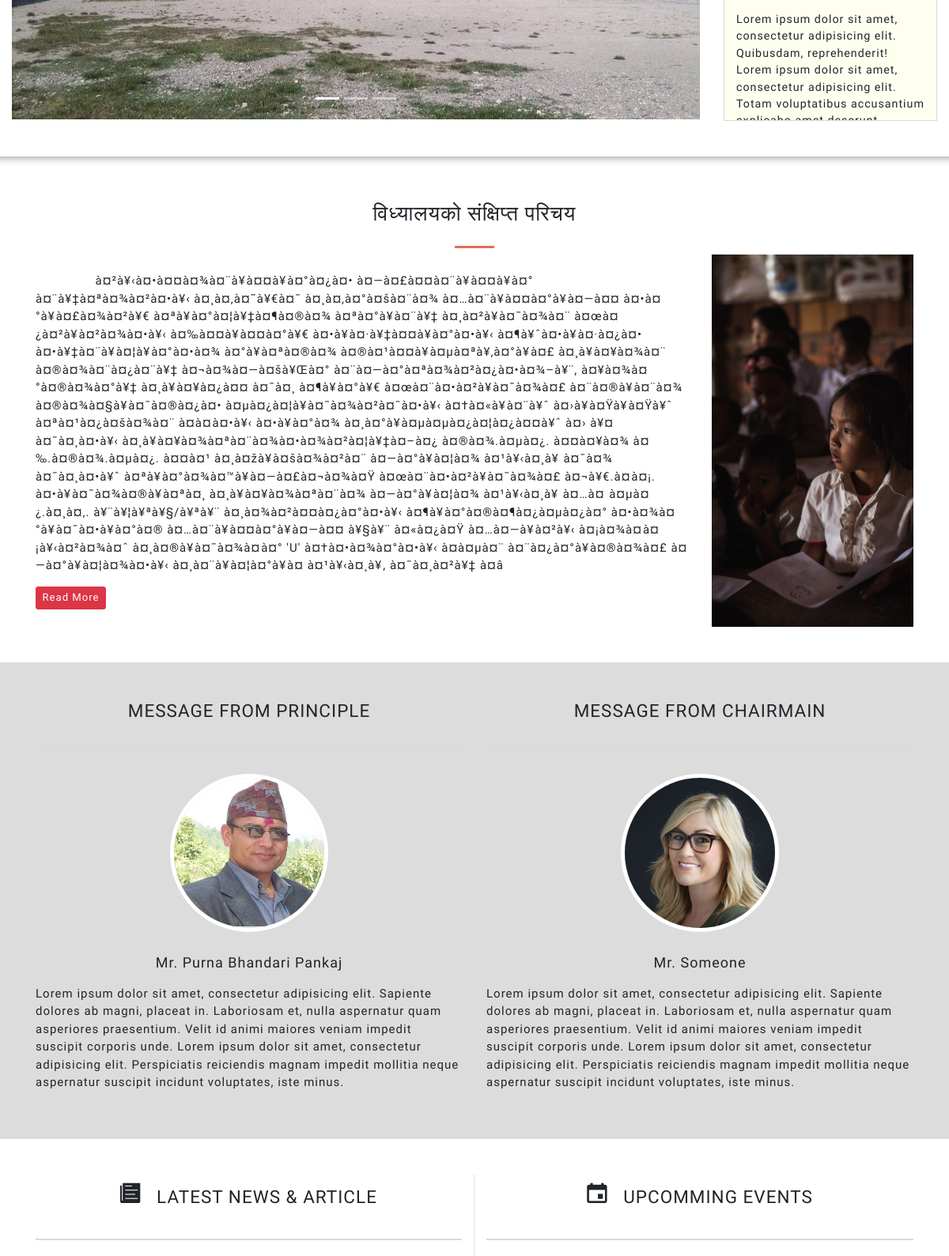
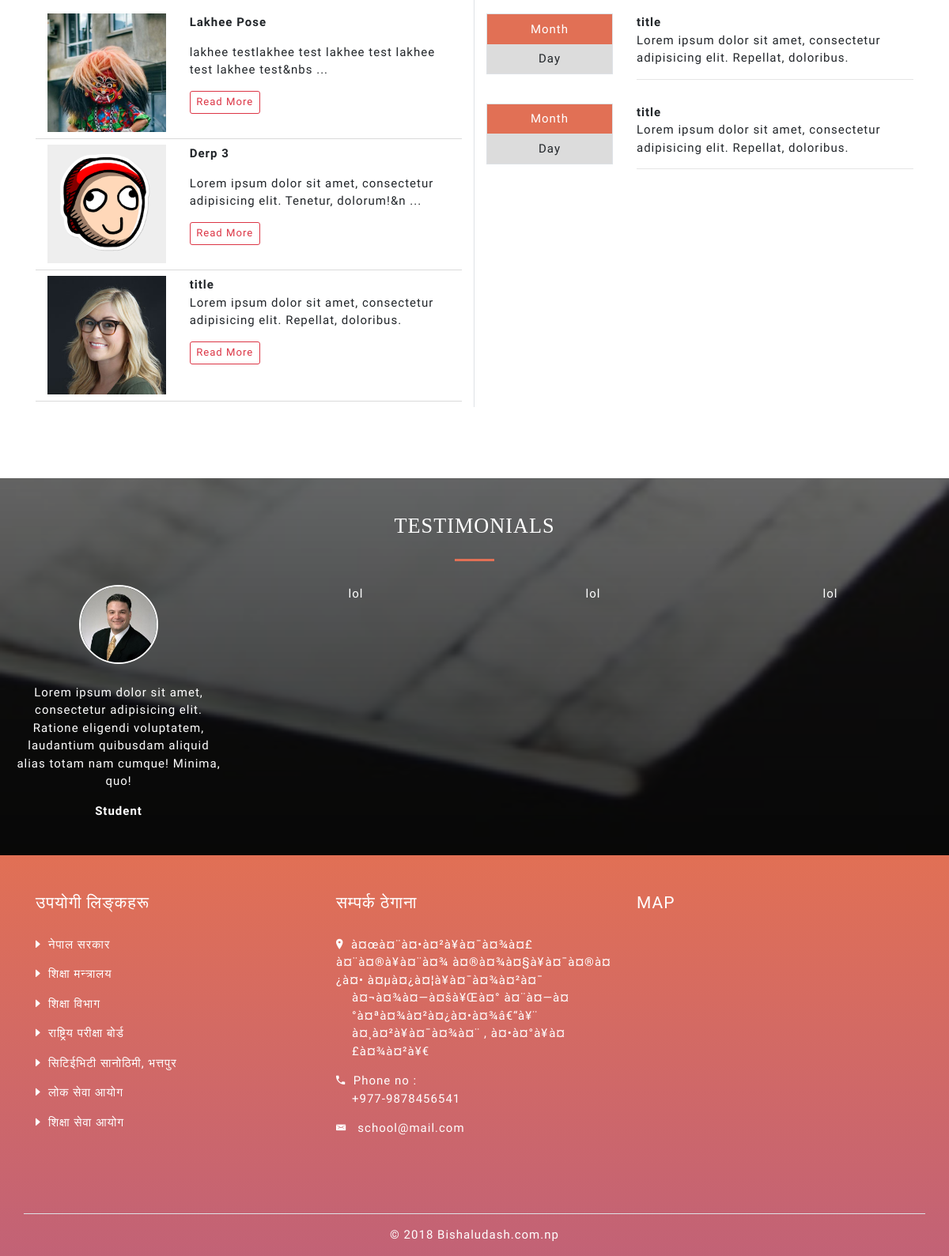
Before: / (lower part) with the older database file (2 pictures, top to bottom).
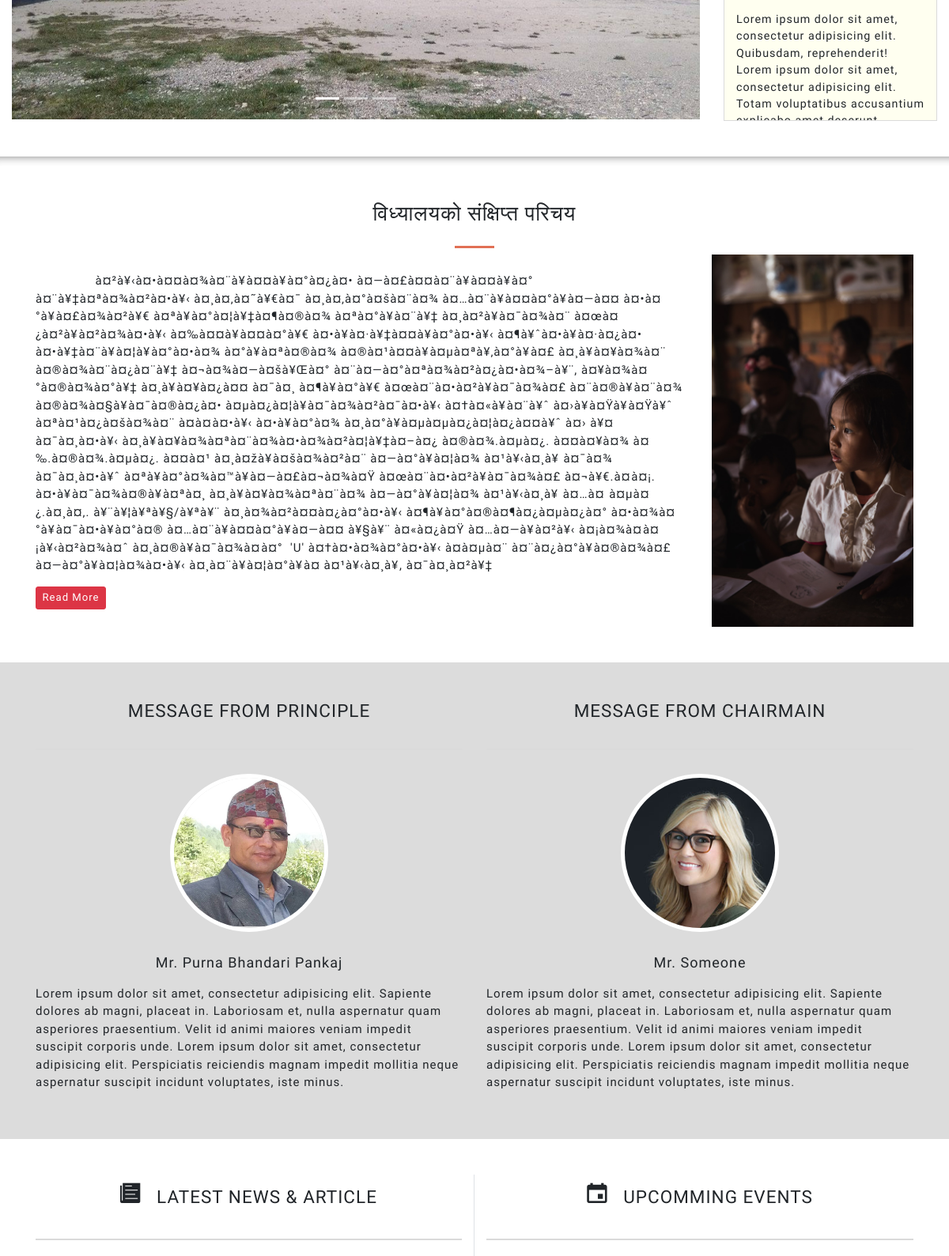
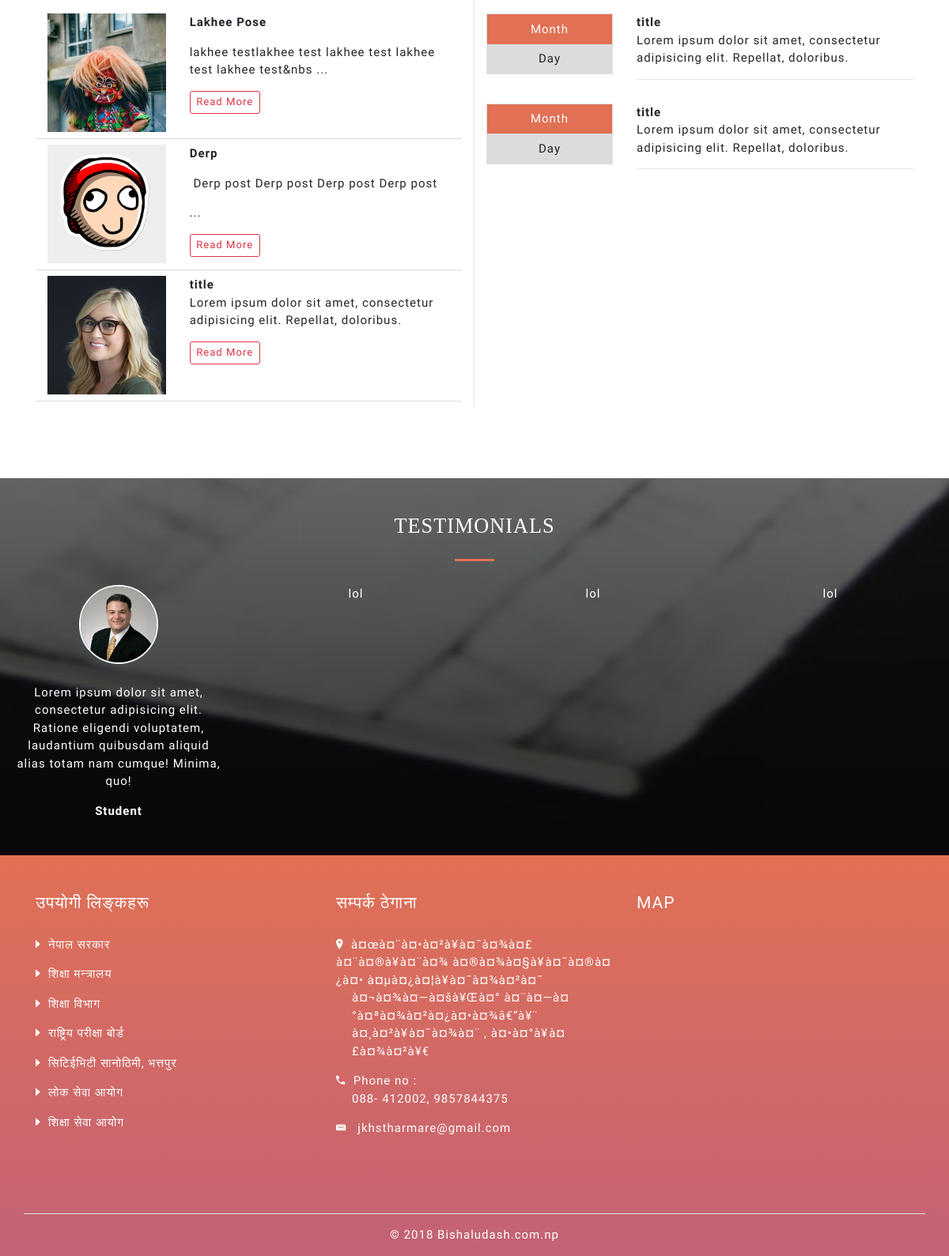
After: the same page with the newer database file (2 pictures, top to bottom).
### tables this page shows
CREATE TABLE `homepage` (
  `id` int(11) NOT NULL,
  `about_us` text NOT NULL,
  `facebook` varchar(255) NOT NULL,
  `twitter` varchar(255) NOT NULL,
  `youtube` varchar(255) NOT NULL,
  `school_name` varchar(255) NOT NULL,
  `address` varchar(255) NOT NULL,
  `ward` varchar(255) NOT NULL,
  `phone` varchar(255) NOT NULL,
  `email` varchar(255) NOT NULL
);

CREATE TABLE `news` (
  `id` int(11) NOT NULL,
  `title` varchar(255) NOT NULL,
  `cat_id` int(11) NOT NULL,
  `file_path` varchar(255) NOT NULL,
  `content` text NOT NULL,
  `date` date NOT NULL
);

### private/functions.php (called while the page is built, shortened)
<?php
	function url_for($string){
		return WWW_ROOT.$string;
	}
	function hsc($string){
		return htmlspecialchars($string);
	}
 ?>

### private/shared/query_function.php (the view, shortened to what this page needs)
<?php
function viewLatestNews($con){
	$query = mysqli_query($con, "SELECT * FROM news ORDER BY id DESC LIMIT 3");
	while ($row = mysqli_fetch_assoc($query)) {
		$title = $row['title'];
		$image = $row['file_path'];
		$image = str_replace('../', '', $image);
		$content = $row['content'];
		$content = substr($content,0, 80);
		$res ="<div class='row news-list py-2'>
		<div class='col-lg-4'>
		<div class='news-img'>
		<img src='$image' class='img-fluid' alt=''>
		</div>
		</div>
		<div class='col-lg-8'>
		<b>".ucwords($title)."</b>
		<p> $content ...</p>
		<a href='#' class='btn btn-sm btn-outline-danger'>Read More</a>
		</div>
		</div>";
		echo $res;
	}
}
function ContactFooter($con){
	$query = mysqli_query($con, "SELECT school_name, address, ward, phone,  email FROM homepage");
	while ($row = mysqli_fetch_assoc($query)) {
		$name = hsc($row['school_name']);
		$address = hsc($row['address']);
		$ward = hsc($row['ward']);
		$phone = hsc($row['phone']);
		$email = hsc($row['email']);
		$res ="
		<li>
		<i class='ion-ios-location'></i>&nbsp;&nbsp;<span>$name</span>
		<div>$address</div>
		<div>$ward</div>
		</li>
		<li>
		<i class='ion-android-call'></i>&nbsp;&nbsp;<span>Phone no :</span>
		<div>$phone</div>
		</li>
		<li>
		<i class='ion-email'></i>&nbsp;&nbsp;
		<span>$email</span>
		</li>";
		echo $res;
	}
}
?>

### private/shared/header.php (shortened to what this page needs)
<!DOCTYPE html>
<html lang="en">
<head>
	<link rel="stylesheet" href="<?php echo url_for('/vendors/css/bootstrap.css'); ?>">
	<link rel="stylesheet" href="<?php echo url_for('/vendors/css/ionicons.min.css'); ?>">
	<link rel="stylesheet" href="<?php echo url_for('/resources/css/style.css'); ?>">
	<link rel="stylesheet" href="<?php echo url_for('/resources/css/media.css'); ?>">
</head>
<body>

### public/index.php (shortened to what this page needs)
<?php require_once('../private/initialize.php'); ?>
<?php include(SHARED_PATH.'/header.php'); ?>
<div class="container-fluid mb-5">
  <div class="row">
    <div class="col-md-9">
      <div id="carousel-image" class="carousel slide" data-ride="carousel">
        <ol class="carousel-indicators">
          <li data-target="#carousel-image" data-slide-to="0" class="active"></li>
          <li data-target="#carousel-image" data-slide-to="1"></li>
          <li data-target="#carousel-image" data-slide-to="2"></li>
        </ol>
        <div class="carousel-inner">
          <div class="carousel-item cs-img1 active">
          </div>
        </div>
        </div>
      </div>
      <div class="col-md-3 ">
        <div class="tab-content" id="myTabContent">
          <div class="tab-pane tab-mod fade show active" id="home" role="tabpanel" aria-labelledby="home-tab">
            <p>Lorem ipsum dolor sit amet, consectetur adipisicing elit. Quibusdam, reprehenderit!
              Lorem ipsum dolor sit amet, consectetur adipisicing elit. Totam voluptatibus accusantium explicabo amet deserunt incidunt culpa est dolore placeat commodi?
            </p>
          </div>
        </div>
      </div>
    </div>
  </div>
  <hr class="style-four">
  <section class="about-us my-5">
    <h3>विध्यालयको संक्षिप्त परिचय</h3>
    <div class="container">
      <div class="row">
        <div class="col-sm-12 col-md-9">
          <div class="about-content py-4">
            <?php selectAboutUslim($con); ?>
            <div><a href="<?php echo url_for('/pages?url=about us&column=details'); ?>" class="btn btn-sm btn-danger">Read More</a></div>
          </div>
        </div>
        <div class="col-md-3">
          <div class="about-image"></div>
        </div>
      </div>
    </div>
  </section>
  <section class="message py-5">
    <div class="container">
      <div class="row">
        <div class="col-lg-6">
          <div class="message-title">MESSAGE FROM Principle</div>
          <div class="message-img">
            <img src="img/people/3.jpg" alt="">
          </div>
          <p class="message-man text-center">Mr. Purna Bhandari Pankaj</p>
          <p class="message-body">
            Lorem ipsum dolor sit amet, consectetur adipisicing elit. Sapiente dolores ab magni, placeat in. Laboriosam et, nulla aspernatur quam asperiores praesentium. Velit id animi maiores veniam impedit suscipit corporis unde.
            Lorem ipsum dolor sit amet, consectetur adipisicing elit. Perspiciatis reiciendis magnam impedit mollitia neque aspernatur suscipit incidunt voluptates, iste minus.
          </p>
        </div>
        <div class="col-lg-6">
          <div class="message-title">MESSAGE FROM CHAIRMAIN</div>
          <div class="message-img">
            <img src="img/people/2.jpg" alt="">
          </div>
          <p class="message-man text-center">Mr. Someone</p>
          <p class="message-body">
            Lorem ipsum dolor sit amet, consectetur adipisicing elit. Sapiente dolores ab magni, placeat in. Laboriosam et, nulla aspernatur quam asperiores praesentium. Velit id animi maiores veniam impedit suscipit corporis unde.
            Lorem ipsum dolor sit amet, consectetur adipisicing elit. Perspiciatis reiciendis magnam impedit mollitia neque aspernatur suscipit incidunt voluptates, iste minus.
          </p>
        </div>
      </div>
    </div>
  </section>
  <section class="news py-5">
    <div class="container">
      <div class="row">
        <div class="col-lg-6 pb-2 border-right">
          <div class="message-title"><i class="ion-ios-paper"></i>&nbsp;&nbsp;&nbsp;Latest News & Article</div>
          <div class="container">
            <?php
            viewLatestNews($con);
            ?>
            <div class="row news-list py-2">
              <div class="col-lg-4">
                <div class="news-img">
                  <img src="img/people/2.jpg" class="img-fluid" alt="">
                </div>
              </div>
              <div class="col-lg-8">
                <b>title</b>
                <p>Lorem ipsum dolor sit amet, consectetur adipisicing elit. Repellat, doloribus.</p>
                <a href="#" class="btn btn-sm btn-outline-danger">Read More</a>
              </div>
            </div>
          </div>
        </div>
        <div class="col-lg-6">
          <div class="message-title"><i class="ion-android-calendar"></i>&nbsp;&nbsp;&nbsp;Upcomming Events</div>
          <div class="row event-list py-2">
            <div class="col-lg-4">
              <ul class="event-day text-center border">
                <li class="bg-event py-2">Month</li>
                <li class="bg-light py-2">Day</li>
              </ul>
            </div>
            <div class="col-lg-8">
              <b>title</b>
              <p>Lorem ipsum dolor sit amet, consectetur adipisicing elit. Repellat, doloribus.</p>
              <hr>
            </div>
          </div>
          <div class="row event-list py-2">
            <div class="col-lg-4">
              <ul class="event-day text-center border">
                <li class="bg-event py-2">Month</li>
                <li class="bg-light py-2">Day</li>
              </ul>
            </div>
            <div class="col-lg-8">
              <b>title</b>
              <p>Lorem ipsum dolor sit amet, consectetur adipisicing elit. Repellat, doloribus.</p>
              <hr>
            </div>
          </div>
        </div>
      </div>
    </div>
  </section>
  <section class="testimonial mt-5">
    <div class="testimonial-overlay py-5">
      <h3>Testimonials</h3>
      <div class="container-fluid">
        <div class="row">
          <div class="col-md-3 text-center mt-4">
            <div class="testimonial-img">
              <img src="img/people/1.jpg" alt="">
            </div>
            <p>
              Lorem ipsum dolor sit amet, consectetur adipisicing elit. Ratione eligendi voluptatem, laudantium quibusdam aliquid alias totam nam cumque! Minima, quo!
            </p>
            <b>Student</b>
          </div>
          <div class="col-md-3 text-center mt-4">
            lol
          </div>
          <div class="col-md-3 text-center mt-4">
            lol
          </div>
          <div class="col-md-3 text-center mt-4">
            lol
          </div>
        </div>
      </div>
    </div>
</section>
<?php include(SHARED_PATH.'/footer.php'); ?>

### private/admin/query_functions.php (shortened to what this page needs)
<?php
function selectAboutUslim($con){
	$query = mysqli_query($con, "SELECT about_us FROM homepage");
	while ($row = mysqli_fetch_assoc($query)) {
		$content = $row['about_us'];
		$content = substr($content,0, 2938);
		echo $content;
	}
}
?>

### private/shared/footer.php (shortened to what this page needs)
<section class="footer top-logo">
	<div class="footer-overlay">
		<div class="container">
		<div class="row py-5">
			<div class="col-md-4">
				<div class="footer-title">उपयोगी लिङ्कहरू</div>
				<ul class="footer-list">
					<li><i class="ion-arrow-right-b"></i>&nbsp;&nbsp;<a target="_blank" href="http://nepal.gov.np/">नेपाल सरकार</a></li>
					<li><i class="ion-arrow-right-b"></i>&nbsp;&nbsp;<a target="_blank" href="http://moe.gov.np/index.php">शिक्षा मन्त्रालय</a></li>
					<li><i class="ion-arrow-right-b"></i>&nbsp;&nbsp;<a target="_blank" href="http://www.doe.gov.np/">शिक्षा विभाग</a></li>
					<li><i class="ion-arrow-right-b"></i>&nbsp;&nbsp;<a target="_blank" href="http://www.neb.gov.np/">राष्ट्रिय परीक्षा बोर्ड</a></li>
					<li><i class="ion-arrow-right-b"></i>&nbsp;&nbsp;<a target="_blank" href="http://ctevt.org.np/">सिटिईभिटी सानोठिमी, भत्तपुर</a></li>
					<li><i class="ion-arrow-right-b"></i>&nbsp;&nbsp;<a target="_blank" href="http://www.psc.gov.np/">लोक सेवा आयोग</a></li>
					<li><i class="ion-arrow-right-b"></i>&nbsp;&nbsp;<a target="_blank" href="https://www.tsc.gov.np/">शिक्षा सेवा आयोग</a></li>
				</ul>
			</div>
			<div class="col-md-4">
				<div class="footer-title">सम्पर्क ठेगाना</div>
				<ul class="footer-list">
					<?php ContactFooter($con); ?>
				</ul>
			</div>
			<div class="col-md-4">
				<div class="footer-title">Map</div>
				<iframe src="https://www.google.com/maps/embed?pb=!1m14!1m8!1m3!1d8650.207117956807!2d85.3254630254148!3d27.673203166218613!3m2!1i1024!2i768!4f13.1!3m3!1m2!1s0x0%3A0x6da0dfc28cd32f00!2sChi+Chi+Grills!5e0!3m2!1sen!2snp!4v1536206581220" width="300" height="300" frameborder="0" style="border:0" allowfullscreen></iframe>
			</div>
		</div>
		</div>
		<div class="container">
			<div class="row">
				<div class="col-lg-12 text-center border-top py-3">
					<div> &copy; <?php echo date('Y') ." Bishaludash.com.np"; ?></div>
				</div>
			</div>
		</div>
	</div>
</section>
</body>
</html>

### public/resources/css/style.css (style rules this page uses)
* { margin: 0; padding: 0; box-sizing: border-box; font-size: 15px; letter-spacing: 1px; font-family: 'Muli'; }
h1, h2, h3, h5,h4, h6 { text-transform: uppercase; font-family: 'Bree Serif', serif; font-weight: 300; }
h3 { text-align: center; }
h3:after { display: block; height: 3px; background-color: #e17055; content: " "; width: 50px; margin: 0 auto; margin-top: 25px; }
ul { list-style-type: none; }
.top-logo { background-color: #e17055; }
.bg-light { background-color: #dcdcdc !important; }
.carousel-inner { height: 60vh; }
.cs-img1 { background: url("img/1.jpg"); }
.cs-img1, .cs-img2, .cs-img3 { background-size: cover; background-repeat: no-repeat; background-position: center; height: 60vh; }
.tab-content { border: 1px solid #dadada; border-top: 0px; padding: 5px; height: 55vh; overflow: scroll; background: ivory; }
.tab-mod { padding: 10px; }
.tab-mod p { font-size: 95%; }
.style-four { height: 12px; border: 0; box-shadow: inset 0 12px 12px -12px rgba(0, 0, 0, 0.5); }
.about-image { background-image: url('img/about.jpeg'); height: 100%; background-size: cover; }
.message { background-color: #dcdcdc; }
.message-title { text-align: center; text-transform: uppercase; font-size: 150%; padding-bottom: 30px; margin-bottom: 30px; border-bottom: 2px solid #dadada; }
.message-img, .testimonial-img { margin: 0 auto; border: 5px solid #fff; border-radius: 50%; width: 200px; height: 200px; overflow: hidden; margin-bottom: 25px; }
.message-img img, .testimonial-img img { width: 100%; }
.message-man { font-size: 120%; margin-bottom: 15px; }
.ion-ios-paper, .ion-android-calendar { font-size: 150%; }
.news-list { border-bottom: 1px solid #dadada; }
.news-img { width: 100%; height: 150px; overflow: hidden; }
.bg-event { background-color: #e17055; color: #fff }
.testimonial { background-image: url('img/4.jpg'); background-repeat: no-repeat; -webkit-background-size: cover; background-size: cover; background-position: center; background-attachment: fixed; color: #fff !important; }
.testimonial-overlay { background-image: linear-gradient(rgba(0,0,0,0.6), rgba(0,0,0,0.8)); }
.testimonial-img { border: 2px solid #fff; width: 100px; height: 100px; }
.footer { color: #fff; }
.footer-overlay { background-image: linear-gradient(#e17055,#c26276); }
.footer-title { text-transform: uppercase; font-size: 140%; margin-bottom: 25px; }
.footer-list { list-style: none; }
.footer-list li { margin-bottom: 15px; }
.footer-list li a { color: #fff; }
.footer-list li div { margin-left: 20px; }

Changed rows visible on the page:
changed homepage "à¤¬à¤¾à¤—à¤šà¥Œà¤° à¤¨à¤—à¤°à¤ªà¤¾à¤²à¤¿à¤•à¤¾â€“à¥¨": about_us "…à¤—à¤°à¥à¤¦à¤¾à¤•à¥‹ à¤¸à¤¨à¥à¤¦à¤°à¥à¤­ à¤¹à¥‹à¤¸à¥, à¤¯à¤¸à¤²à¥‡ à¤â" → "…à¤—à¤°à¥à¤¦à¤¾à¤•à¥‹ à¤¸à¤¨à¥à¤¦à¤°à¥à¤­ à¤¹à¥‹à¤¸à¥, à¤¯à¤¸à¤²à¥‡"; phone "+977-9878456541" → "088- 412002, 9857844375"; email "school@mail.com" → "jkhstharmare@gmail.com"
changed news: title "Derp 3" → "Derp"; content "Lorem ipsum dolor sit amet, consectetur adipisicing elit. Tenetur, dolorum!&n" → "Derp post Derp post Derp post Derp post"
